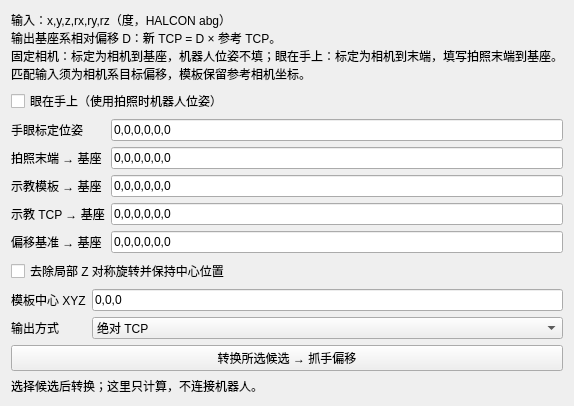
              <widget class="QWidget" name="graspPage">
               <attribute name="title">
                <string>抓手偏移</string>
               </attribute>
               <layout class="QVBoxLayout" name="graspLayout">
                <item>
                 <widget class="QLabel" name="graspNote">
                  <property name="text">
                   <string>输入：x,y,z,rx,ry,rz（度，HALCON abg）
输出基座系相对偏移 D：新 TCP = D × 参考 TCP。
固定相机：标定为相机到基座，机器人位姿不填；眼在手上：标定为相机到末端，填写拍照末端到基座。
匹配输入须为相机系目标偏移，模板保留参考相机坐标。</string>
                  </property>
                  <property name="wordWrap">
                   <bool>true</bool>
                  </property>
                 </widget>
                </item>
                <item>
                 <widget class="QCheckBox" name="eyeInHandCheck">
                  <property name="text">
                   <string>眼在手上（使用拍照时机器人位姿）</string>
                  </property>
                  <property name="checked">
                   <bool>false</bool>
                  </property>
                 </widget>
                </item>
                <item>
                 <layout class="QFormLayout" name="graspForm">
                  <item row="0" column="0">
                   <widget class="QLabel" name="handEyeEditLabel">
                    <property name="text">
                     <string>手眼标定位姿</string>
                    </property>
                   </widget>
                  </item>
                  <item row="0" column="1">
                   <widget class="QLineEdit" name="handEyeEdit">
                    <property name="text">
                     <string>0,0,0,0,0,0</string>
                    </property>
                   </widget>
                  </item>
                  <item row="1" column="0">
                   <widget class="QLabel" name="robotEditLabel">
                    <property name="text">
                     <string>拍照末端 → 基座</string>
                    </property>
                   </widget>
                  </item>
                  <item row="1" column="1">
                   <widget class="QLineEdit" name="robotEdit">
                    <property name="text">
                     <string>0,0,0,0,0,0</string>
                    </property>
                   </widget>
                  </item>
                  <item row="2" column="0">
                   <widget class="QLabel" name="taughtModelEditLabel">
                    <property name="visible">
                     <bool>false</bool>
                    </property>
                    <property name="text">
                     <string>示教模板 → 基座</string>
                    </property>
                   </widget>
                  </item>
                  <item row="2" column="1">
                   <widget class="QLineEdit" name="taughtModelEdit">
                    <property name="visible">
                     <bool>false</bool>
                    </property>
                    <property name="text">
                     <string>0,0,0,0,0,0</string>
                    </property>
                   </widget>
                  </item>
                  <item row="3" column="0">
                   <widget class="QLabel" name="taughtTcpEditLabel">
                    <property name="visible">
                     <bool>false</bool>
                    </property>
                    <property name="text">
                     <string>示教 TCP → 基座</string>
                    </property>
                   </widget>
                  </item>
                  <item row="3" column="1">
                   <widget class="QLineEdit" name="taughtTcpEdit">
                    <property name="visible">
                     <bool>false</bool>
                    </property>
                    <property name="text">
                     <string>0,0,0,0,0,0</string>
                    </property>
                   </widget>
                  </item>
                  <item row="4" column="0">
                   <widget class="QLabel" name="referenceEditLabel">
                    <property name="visible">
                     <bool>false</bool>
                    </property>
                    <property name="text">
                     <string>偏移基准 → 基座</string>
                    </property>
                   </widget>
                  </item>
                  <item row="4" column="1">
                   <widget class="QLineEdit" name="referenceEdit">
                    <property name="visible">
                     <bool>false</bool>
                    </property>
                    <property name="text">
                     <string>0,0,0,0,0,0</string>
                    </property>
                   </widget>
                  </item>
                 </layout>
                </item>
                <item>
                 <widget class="QCheckBox" name="symmetryCheck">
                  <property name="visible">
                   <bool>false</bool>
                  </property>
                  <property name="text">
                   <string>去除局部 Z 对称旋转并保持中心位置</string>
                  </property>
                  <property name="checked">
                   <bool>false</bool>
                  </property>
                 </widget>
                </item>
                <item>
                 <layout class="QFormLayout" name="graspOutputForm">
                  <item row="0" column="0">
                   <widget class="QLabel" name="centerEditLabel">
                    <property name="visible">
                     <bool>false</bool>
                    </property>
                    <property name="text">
                     <string>模板中心 XYZ</string>
                    </property>
                   </widget>
                  </item>
                  <item row="0" column="1">
                   <widget class="QLineEdit" name="centerEdit">
                    <property name="visible">
                     <bool>false</bool>
                    </property>
                    <property name="text">
                     <string>0,0,0</string>
                    </property>
                   </widget>
                  </item>
                  <item row="1" column="0">
                   <widget class="QLabel" name="offsetModeComboLabel">
                    <property name="visible">
                     <bool>false</bool>
                    </property>
                    <property name="text">
                     <string>输出方式</string>
                    </property>
                   </widget>
                  </item>
                  <item row="1" column="1">
                   <widget class="QComboBox" name="offsetModeCombo">
                    <property name="visible">
                     <bool>false</bool>
                    </property>
                    <property name="currentIndex">
                     <number>0</number>
                    </property>
                    <item>
                     <property name="text">
                      <string>绝对 TCP</string>
                     </property>
                    </item>
                    <item>
                     <property name="text">
                      <string>发那科：完整矩阵偏移</string>
                     </property>
                    </item>
                    <item>
                     <property name="text">
                      <string>那智：XYZ 位置差</string>
                     </property>
                    </item>
                   </widget>
                  </item>
                 </layout>
                </item>
                <item>
                 <widget class="QPushButton" name="transformButton">
                  <property name="text">
                   <string>转换所选候选 → 抓手偏移</string>
                  </property>
                 </widget>
                </item>
                <item>
                 <widget class="QLabel" name="graspResultLabel">
                  <property name="text">
                   <string>选择候选后转换；这里只计算，不连接机器人。</string>
                  </property>
                  <property name="wordWrap">
                   <bool>true</bool>
                  </property>
                  <property name="textInteractionFlags">
                   <set>Qt::TextSelectableByMouse</set>
                  </property>
                 </widget>
                </item>
               </layout>
              </widget>
